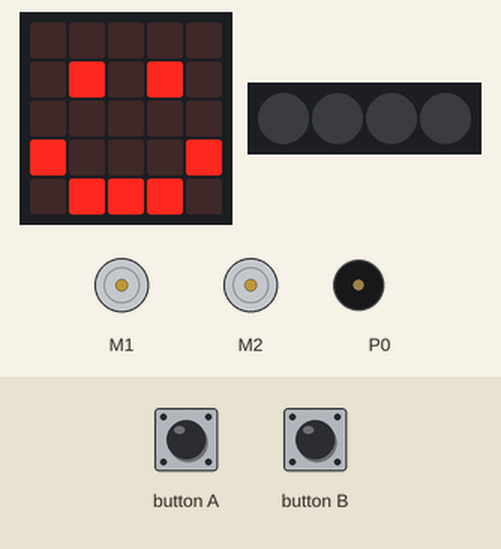
Recording of a program running on a simulated BBC micro:bit (MakeCode). Shown: the board's 5×5 LED display, 2 × DC motor (green arrow = forward, orange = backward, longer = faster), 4 RGB LEDs in strip order, left to right, buzzer (waves = sounding). The test bench sets the inputs (shaded band). Dim RGB values are drawn brighter than linear.

Above: at 1.8 s.
1.9 s: button A pressed for 0.15 s
At 4.4 s:
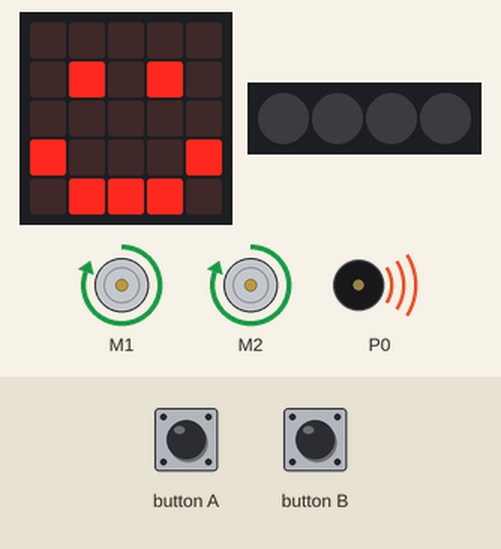
5.0 s: button B pressed for 0.15 s
At 5.6 s:
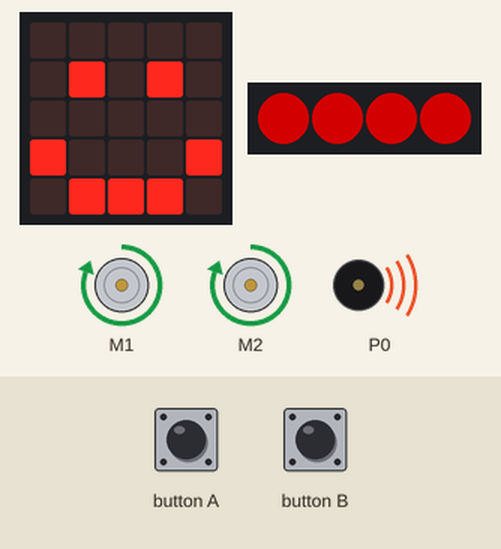
5.7 s: button B pressed for 0.15 s
12.4 s: button A pressed for 0.15 s
15.5 s: button B pressed for 0.15 s
At 17.9 s:
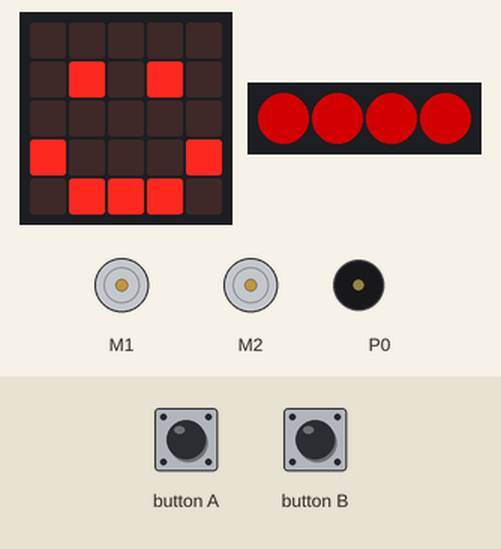
Timing chart, 0 to 22.6 s (numbered marks = the images above; inputs shaded):
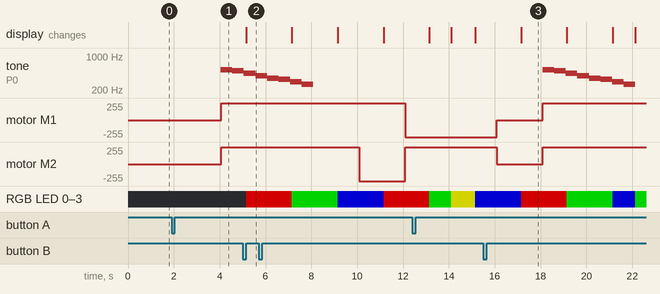

The program:

main.ts
```typescript
input.onButtonPressed(Button.A, function () {
    basic.pause(2000)
    maqueen.motorRun(maqueen.Motors.All, maqueen.Dir.CW, 255)
    music.playMelody("C5 B A G F E D C ", 120)
    strip.showColor(neopixel.colors(NeoPixelColors.Green))
    basic.pause(2000)
    maqueen.motorRun(maqueen.Motors.M1, maqueen.Dir.CW, 255)
    maqueen.motorRun(maqueen.Motors.M2, maqueen.Dir.CCW, 255)
    strip.showColor(neopixel.colors(NeoPixelColors.Blue))
    basic.pause(2000)
    maqueen.motorRun(maqueen.Motors.M1, maqueen.Dir.CCW, 255)
    maqueen.motorRun(maqueen.Motors.M2, maqueen.Dir.CW, 255)
    strip.showColor(neopixel.colors(NeoPixelColors.Red))
    basic.pause(2000)
    strip.showColor(neopixel.colors(NeoPixelColors.Yellow))
    basic.pause(2000)
    maqueen.motorStop(maqueen.Motors.All)
})
input.onButtonPressed(Button.B, function () {
    strip.showColor(neopixel.colors(NeoPixelColors.Red))
    basic.pause(2000)
    strip.showColor(neopixel.colors(NeoPixelColors.Green))
    basic.pause(2000)
    strip.showColor(neopixel.colors(NeoPixelColors.Blue))
    basic.pause(2000)
})
let strip: neopixel.Strip = null
basic.showIcon(IconNames.Happy)
strip = neopixel.create(DigitalPin.P1, 4, NeoPixelMode.RGB)
basic.forever(function () {

})
```

test.ts
```typescript
// aquí va el archivo "tests"; esto no se compilará cuando este paquete se utilice como una extensión.
```

Measured:
- after the input at 1.9 s, tone on P0: silent → 523 Hz after 2.2 s, → 494 Hz 0.51 s later; motor M1, motor M2: stopped → forward 255/255 after 2.2 s
- after the input at 5.0 s, RGB LED 0–3: off → RGB(127, 0, 0) after 0.15 s
